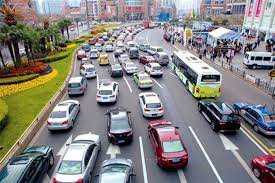
#> input picture data/cars.jpg, 275 x 183 px
$ python thresh.py
#> lines starting #> are read from the running program, lines starting #| are printed output that depends on the picture; after the words box and inside, x2 and y2 are one past the last pixel; in counts of white or black regions, pixels touching at a corner belong together
import cv2 as cv
# thresholding is the binarization of an image

img = cv.imread('data/cars.jpg')
#> img is the input picture: shape (183, 275, 3); mean B, G, R 128.8, 130.3, 132.5
cv.imshow('Original', img)

gray = cv.cvtColor(img, cv.COLOR_BGR2GRAY)
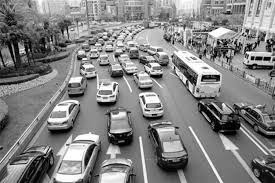
#> gray: shape (183, 275); min 0, max 255, mean 130.8
cv.imshow('Gray', gray)

# Simple Thresholding
threshold, thresh = cv.threshold(gray, 150, 255, cv.THRESH_BINARY)
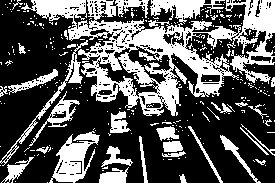
#> thresh: shape (183, 275); 34.8% white; 301 white regions (270 under 20 px), largest, box (x1, y1, x2, y2) and area: (21, 0, 275, 116) 10311, (49, 131, 100, 183) 1267, (150, 0, 225, 24) 827
cv.imshow('Simple Thresholded', thresh)

threshold, thresh_inv = cv.threshold(gray, 150, 255, cv.THRESH_BINARY_INV)
cv.imshow('Simple Thresholded Inverse', thresh_inv)

# Adaptive Thresholding: you don't have to choose the threshold value
adaptive_thresh = cv.adaptiveThreshold(gray, 255, cv.ADAPTIVE_THRESH_MEAN_C, cv.THRESH_BINARY, 11, 3)
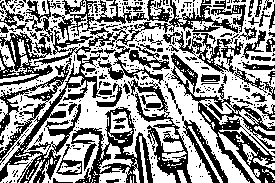
#> adaptive_thresh: shape (183, 275); 56.7% white; 407 black regions (341 under 20 px), largest, box (x1, y1, x2, y2) and area: (0, 13, 114, 183) 4392, (171, 53, 275, 183) 2919, (71, 107, 153, 183) 2161
# cv.ADAPTIVE_THRESH_MEAN_C works in some cases, cv.ADAPTIVE_THRESH_GAUSSIAN_C works in others
cv.imshow('Adaptive Thresholding', adaptive_thresh)

cv.waitKey(0)

$ run again, with data/Cane_test.jpg copied over data/cars.jpg
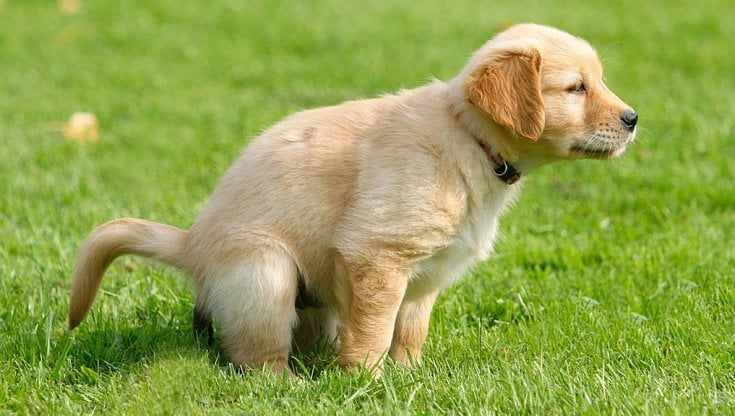
#> input picture data/Cane_test.jpg, 735 x 416 px
#> img is the input picture: shape (416, 735, 3); mean B, G, R 78.2, 162.7, 146.4
#> `threshold, thresh = cv.threshold(gray, 150, 255, cv.THRESH_BINARY)`:
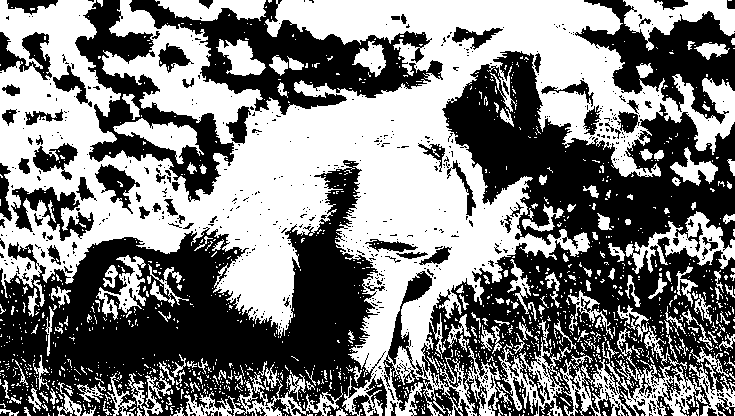
#> thresh: shape (416, 735); 49.8% white; 1463 white regions (1291 under 20 px), largest, box (x1, y1, x2, y2) and area: (0, 0, 735, 416) 114708, (560, 354, 708, 416) 3379, (623, 0, 735, 51) 2596
#> `adaptive_thresh = cv.adaptiveThreshold(gray, 255, cv.ADAPTIVE_THRESH_M..`:
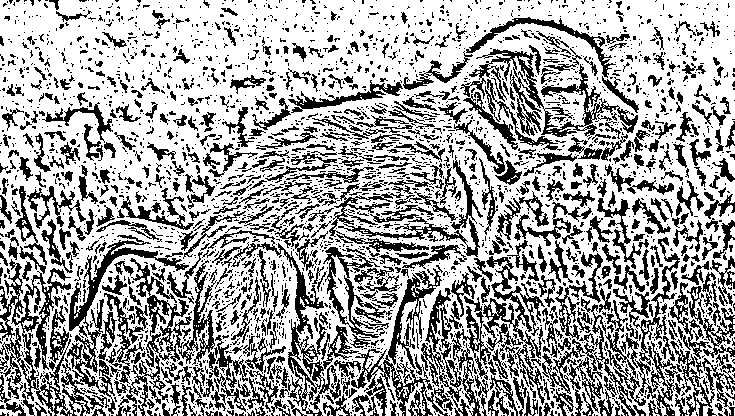
#> adaptive_thresh: shape (416, 735); 65.5% white; 2947 black regions (2328 under 20 px), largest, box (x1, y1, x2, y2) and area: (0, 235, 189, 416) 7074, (421, 256, 545, 416) 5227, (542, 237, 680, 416) 4648

$ run again, with data/Tigre_test.jpg copied over data/cars.jpg
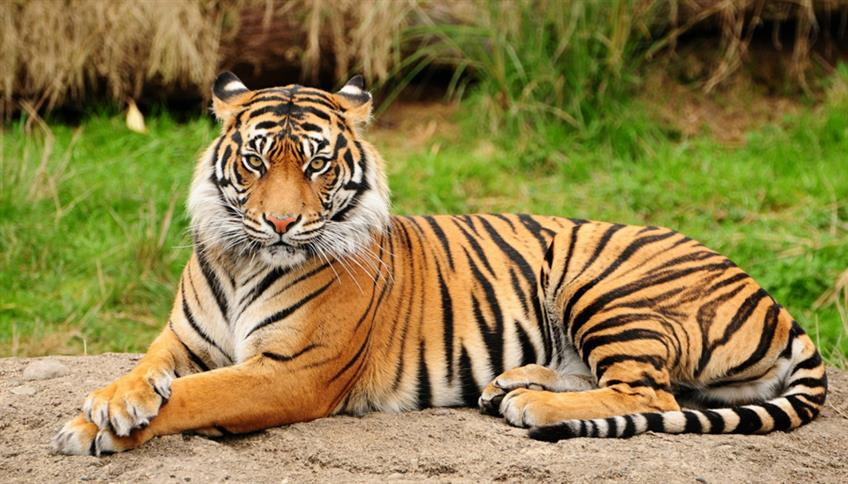
#> input picture data/Tigre_test.jpg, 848 x 484 px
#> img is the input picture: shape (484, 848, 3); mean B, G, R 72, 126.9, 142.3
#> `threshold, thresh = cv.threshold(gray, 150, 255, cv.THRESH_BINARY)`:
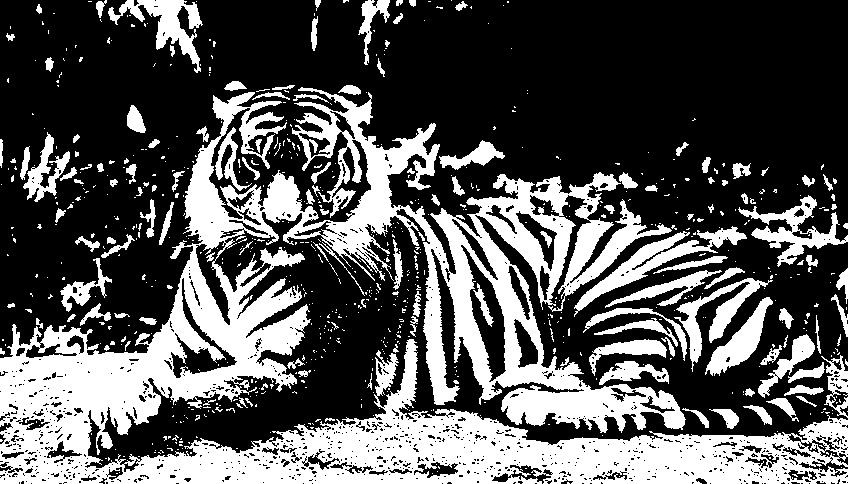
#> thresh: shape (484, 848); 33.9% white; 746 white regions (614 under 20 px), largest, box (x1, y1, x2, y2) and area: (0, 87, 848, 484) 105705, (574, 226, 747, 317) 2861, (738, 195, 848, 267) 2276
#> `adaptive_thresh = cv.adaptiveThreshold(gray, 255, cv.ADAPTIVE_THRESH_M..`:
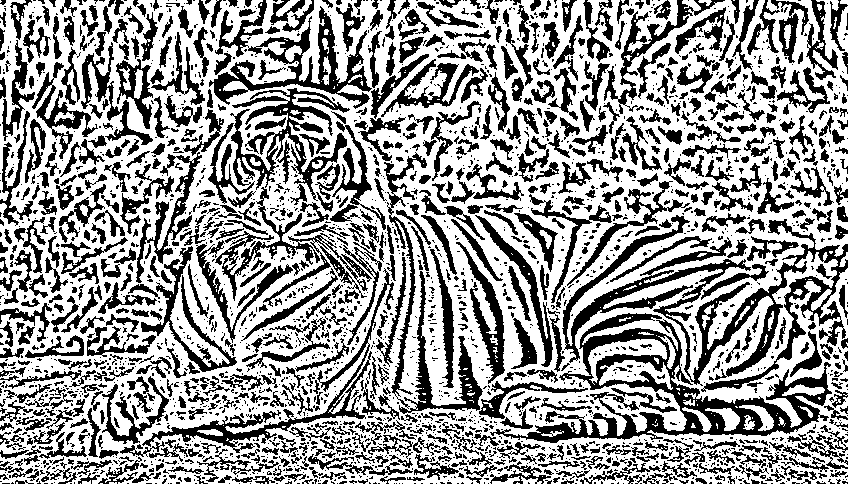
#> adaptive_thresh: shape (484, 848); 60.7% white; 2617 black regions (1793 under 20 px), largest, box (x1, y1, x2, y2) and area: (562, 215, 848, 392) 10942, (490, 313, 832, 443) 9904, (209, 0, 372, 109) 4763

$ run again, with data/billboard.jpg copied over data/cars.jpg
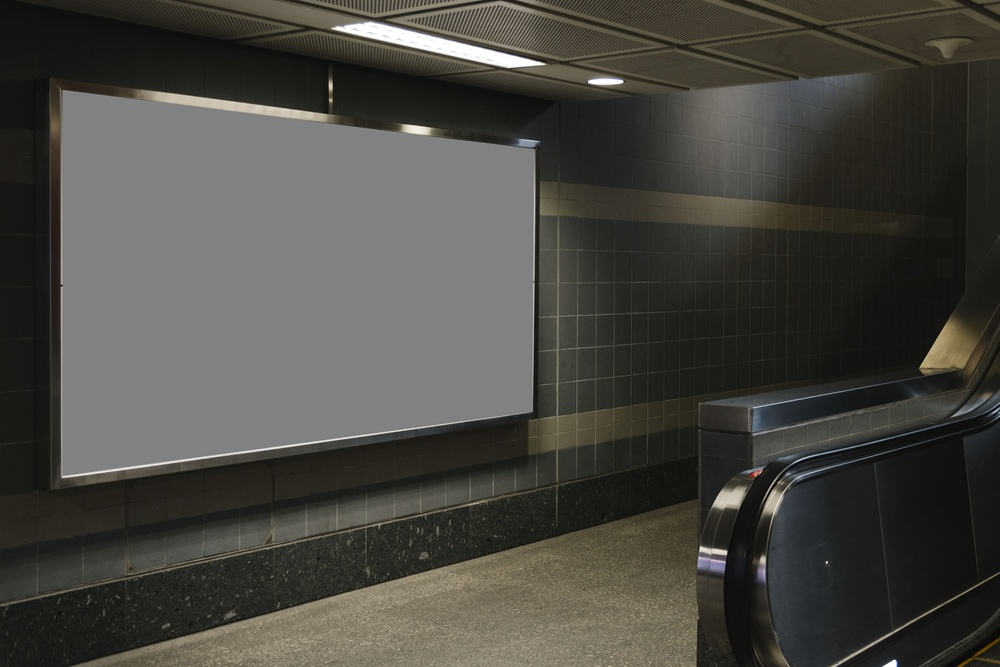
#> input picture data/billboard.jpg, 1000 x 667 px, shrunk from 5000 x 3337 before the run
#> img is the input picture: shape (667, 1000, 3); mean B, G, R 65.4, 71.1, 72.5
#> `threshold, thresh = cv.threshold(gray, 150, 255, cv.THRESH_BINARY)`:
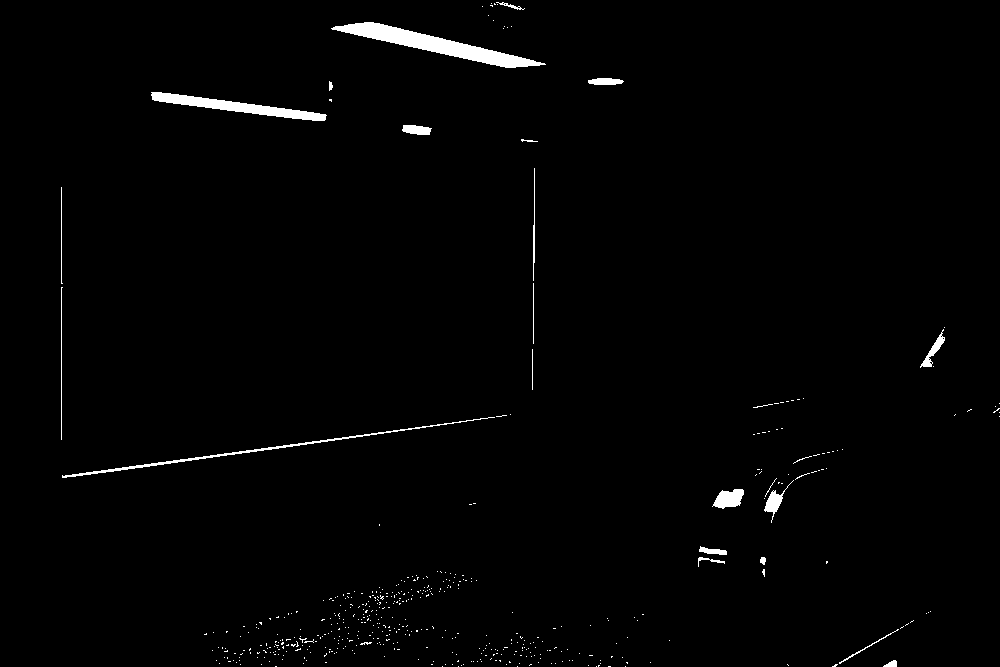
#> thresh: shape (667, 1000); 1.3% white; 498 white regions (473 under 20 px), largest, box (x1, y1, x2, y2) and area: (331, 22, 546, 68) 2794, (151, 92, 327, 121) 1610, (62, 417, 495, 478) 944
#> `adaptive_thresh = cv.adaptiveThreshold(gray, 255, cv.ADAPTIVE_THRESH_M..`:
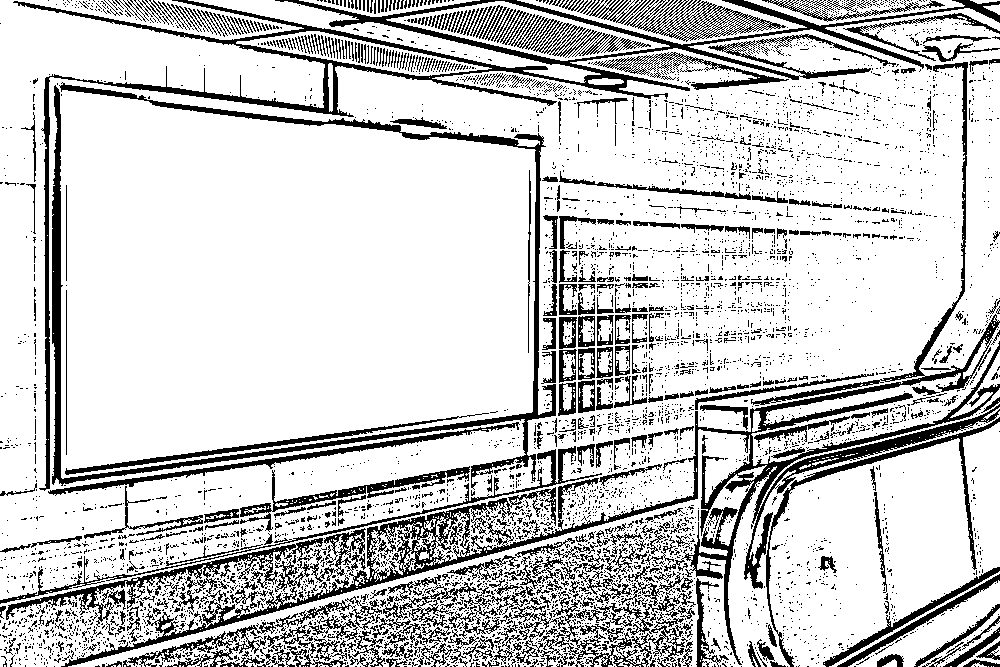
#> adaptive_thresh: shape (667, 1000); 80.2% white; 5167 black regions (4645 under 20 px), largest, box (x1, y1, x2, y2) and area: (61, 62, 1000, 667) 21897, (13, 0, 1000, 491) 15757, (52, 82, 556, 490) 9953
